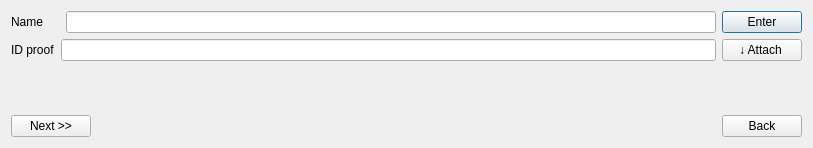
<?xml version="1.0" encoding="UTF-8"?>
<ui version="4.0">
 <class>Dialog</class>
 <widget class="QDialog" name="Dialog">
  <property name="geometry">
   <rect>
    <x>0</x>
    <y>0</y>
    <width>813</width>
    <height>148</height>
   </rect>
  </property>
  <property name="windowTitle">
   <string>K.G.B login </string>
  </property>
  <layout class="QVBoxLayout" name="verticalLayout_3">
   <item>
    <layout class="QHBoxLayout" name="horizontalLayout_2">
     <item>
      <widget class="QLabel" name="label">
       <property name="text">
        <string>Name     </string>
       </property>
      </widget>
     </item>
     <item>
      <widget class="QLineEdit" name="lineEdit"/>
     </item>
     <item>
      <widget class="QPushButton" name="pushButton">
       <property name="text">
        <string>Enter</string>
       </property>
      </widget>
     </item>
    </layout>
   </item>
   <item>
    <layout class="QHBoxLayout" name="horizontalLayout_3">
     <item>
      <widget class="QLabel" name="label_2">
       <property name="text">
        <string>ID proof</string>
       </property>
      </widget>
     </item>
     <item>
      <widget class="QLineEdit" name="lineEdit_2"/>
     </item>
     <item>
      <widget class="QPushButton" name="pushButton_2">
       <property name="text">
        <string>↓ Attach </string>
       </property>
      </widget>
     </item>
    </layout>
   </item>
   <item>
    <spacer name="verticalSpacer">
     <property name="orientation">
      <enum>Qt::Vertical</enum>
     </property>
     <property name="sizeHint" stdset="0">
      <size>
       <width>20</width>
       <height>203</height>
      </size>
     </property>
    </spacer>
   </item>
   <item>
    <layout class="QHBoxLayout" name="horizontalLayout_4">
     <item>
      <widget class="QPushButton" name="pushButton_4">
       <property name="text">
        <string>Next &gt;&gt;</string>
       </property>
      </widget>
     </item>
     <item>
      <spacer name="horizontalSpacer">
       <property name="orientation">
        <enum>Qt::Horizontal</enum>
       </property>
       <property name="sizeHint" stdset="0">
        <size>
         <width>40</width>
         <height>20</height>
        </size>
       </property>
      </spacer>
     </item>
     <item>
      <widget class="QPushButton" name="pushButton_3">
       <property name="text">
        <string>Back</string>
       </property>
      </widget>
     </item>
    </layout>
   </item>
  </layout>
 </widget>
 <layoutdefault spacing="6" margin="11"/>
 <resources/>
 <connections/>
</ui>
